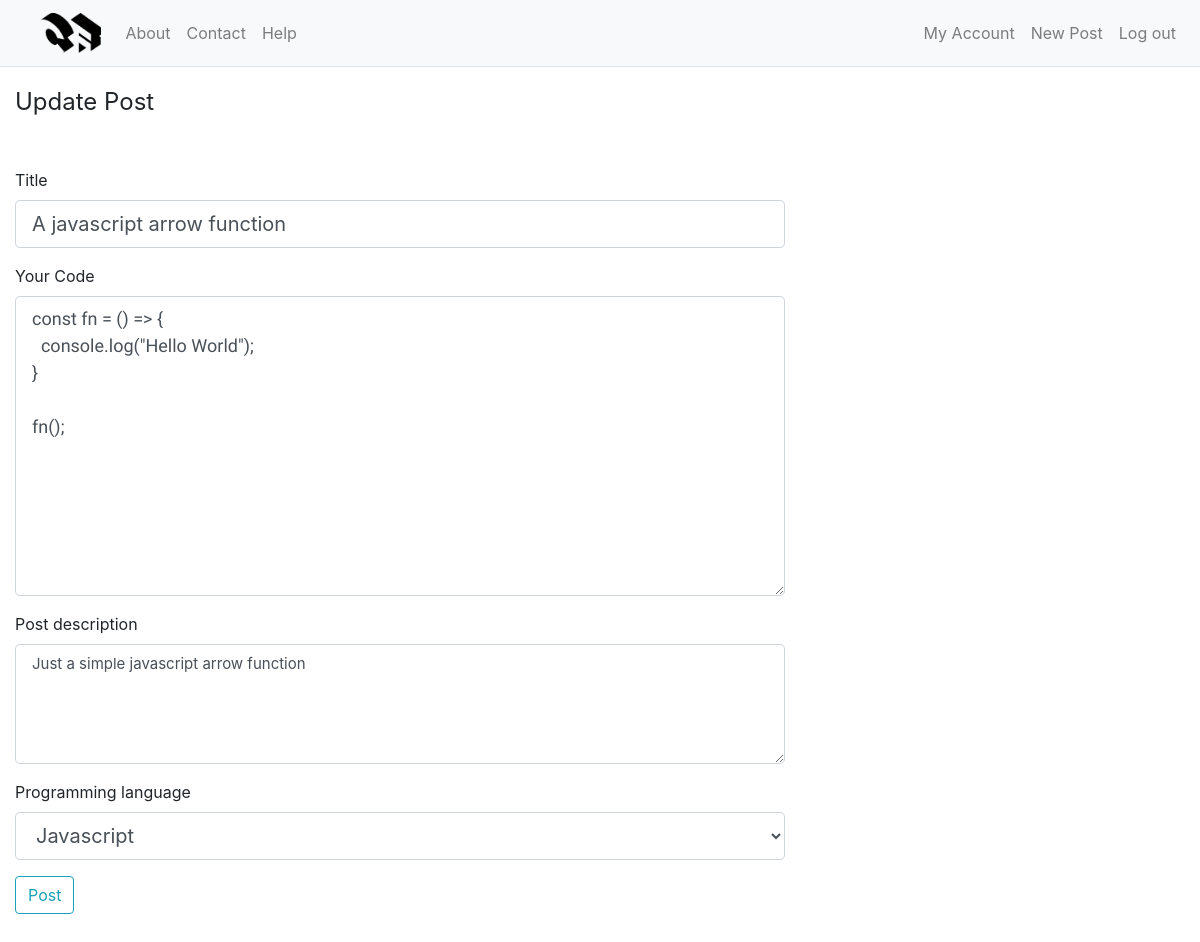
/post/2/update (signed in), run on the app's committed database.
### website/models.py (models this page shows)
class Post(db.Model):
    id = db.Column(db.Integer, primary_key=True)
    title = db.Column(db.String(50), nullable=False)
    datetime = db.Column(db.DateTime, nullable=False, default=datetime.utcnow)
    code = db.Column(db.Text, nullable=False)
    description = db.Column(db.Text, nullable=False)
    user_id = db.Column(db.Integer, db.ForeignKey('user.id'))
    language_id = db.Column(db.Integer, db.ForeignKey('language.id'))
    user_likes = db.relationship('PostLike', backref='likes', lazy=True)
    comments = db.relationship('Comment', backref='comments')
    language = db.relationship('Language', backref='language')

### website/posts/routes.py (the view)
@posts.route("/post/<int:id>/update", methods=['GET', 'POST'])
@login_required
def update_post(id):
    post = Post.query.get_or_404(id)
    if post.author != current_user:
        abort(403)
    form = PostForm()
    if form.validate_on_submit():
        post.title = form.title.data
        post.code = form.code.data
        post.description = form.description.data
        post.language = Language.query.filter_by(name=form.language.data).first()
        db.session.commit()
        flash('Your post has been updated!', 'success')
        return redirect(url_for('posts.post', id=post.id))
    elif request.method == 'GET':
        form.title.data = post.title
        form.code.data = post.code
        form.description.data = post.description
        form.language.data = Language.query.get_or_404(post.language_id).name
    return render_template('create_post.html', title='Update Post',
                           form=form, legend='Update Post')

### website/posts/forms.py
class PostForm(FlaskForm):
    title = StringField('Title', validators=[DataRequired(), Length(min=3, max=30)])
    language = SelectField('Programming language', validators=[DataRequired()], choices=[('java', 'Java'), ('javascript', 'Javascript'), ('csharp', 'C#'), ('cpp', 'C++'), ('python', 'Python'), ('c', 'C'), ('markup', 'HTML'), ('ruby', 'Ruby'), ('sql', 'SQL'), ('css', 'CSS'), ('go', 'GO'), ('php', 'PHP'), ('jsx', 'JSX')])
    code = TextAreaField('Your Code', validators=[DataRequired()])
    description = TextAreaField('Post description', validators=[DataRequired()])
    submit = SubmitField('Post')

### website/models.py (called while the page is built)
@login_manager.user_loader
def load_user(user_id):
    return User.query.get(int(user_id))

### website/templates/create_post.html (shortened to what this page needs)
{% extends "layout.html" %}
{% block content %}
<div class="col-lg-8 col-md-12">
  <form action="" method="POST">
    <fieldset class="form-group">
      <legend class=" mb-5">{{ legend }}</legend>
      <div class="form-group">
      {{ form.title.label(class="form.control-label") }}
      {% if form.title.errors %}
          {{ form.title(class="form-control form-control-lg is-invalid") }}
          <div class="invalid-feedback">
              {% for error in form.title.errors %}
                  <span>{{ error }}</span>
              {% endfor %}
          </div>
      {% else %}
          {{ form.title(class="form-control form-control-lg") }}
      {% endif %}
      </div>
      <div class="form-group">
      {{ form.code.label(class="form.control-label") }}
      {% if form.code.errors %}
          {{ form.code(class="form-control form-control-lg is-invalid") }}
          <div class="invalid-feedback">
              {% for error in form.code.errors %}
                  <span>{{ error }}</span>
              {% endfor %}
          </div>
      {% else %}
        {{ form.code(class="form-control form-control-lg code-textarea") }}
      {% endif %}
      </div>
      <div class="form-group">
      {{ form.description.label(class="form.control-label") }}
      {% if form.description.errors %}
          {{ form.description(class="form-control form-control-lg is-invalid") }}
          <div class="invalid-feedback">
              {% for error in form.description.errors %}
                  <span>{{ error }}</span>
              {% endfor %}
          </div>
      {% else %}
          {{ form.description(class="form-control form-control-lg code-description-textarea") }}
      {% endif %}
      </div>
      <div class="form-group">
      {{ form.language.label(class="form.control-label") }}
      {% if form.language.errors %}
          {{ form.language(class="form-control form-control-lg is-invalid") }}
          <div class="invalid-feedback">
              {% for error in form.language.errors %}
                  <span>{{ error }}</span>
              {% endfor %}
          </div>
      {% else %}
          {{ form.language(class="form-control form-control-lg") }}
      {% endif %}
      </div>
      <div class="form-group">
          {{ form.submit(class="btn btn-outline-info") }}
      </div>
    </fieldset>
  </form>
</div>
{% endblock content %}

### website/static/master.css (style rules this page uses)
.code-textarea { font-family: Inconsolata; height: 300px; font-size: 18px; }
.code-description-textarea { height: 120px; font-size: 15px; }

### data on the page
Post: title "A javascript arrow function", code "const fn = () => { console.log(\"Hello World\"); } fn();", description "Just a simple javascript arrow function", language "Javascript"

### other printed values
{{ legend }} "Update Post"
